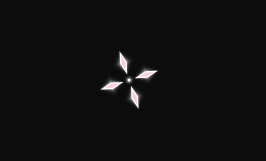
#> input picture assets/reference.png, 266 x 161 px
$ python fit_reference.py ../assets/reference.png
#> lines starting #> are read from the running program, lines starting #| are printed output that depends on the picture
#!/usr/bin/env python3
"""How the crosshair was cloned 1:1 from the reference screenshot.

The reference (assets/reference.png) shows four rhombus blades with a white
outline and a #FFC8D2 core, a white centre dot with a soft halo and a white
glow, on a #0C0C0C background, captured mid-spin.

1. A differentiable model of that look (blade rhombi + inner rhombi for the
   outline, a centre dot, a soft halo disc and two gaussian glow layers - one
   hugging the silhouette, one shaped like a fat diamond behind each blade) was
   fitted to every pixel with scipy least squares (`--fit`).
2. The fitted constants live in src/crosshair.cpp / src/crosshair.h.
3. This script renders the *production* C++ renderer at the reference pose and
   reports the per-pixel error (`python3 tools/fit_reference.py`).

Requires numpy, pillow (and scipy for --fit) plus a C++ compiler.
"""
import ctypes, os, subprocess, sys, tempfile
import numpy as np
from PIL import Image

ROOT = os.path.dirname(os.path.dirname(os.path.abspath(__file__)))
REF = os.path.join(ROOT, 'assets', 'reference.png')
X0, Y0, X1, Y1 = 88, 39, 170, 121          # crop around the crosshair
POSE = dict(cx=129.0753, cy=80.1311, angle=-0.3175)  # centre (px) and rotation (rad) in the screenshot
BG = 12

def load_ref():
    ref = np.array(Image.open(REF).convert('RGB')).astype(np.float64)
    return ref[Y0:Y1, X0:X1]
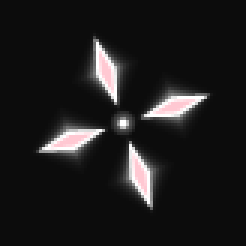
#> returned value: shape (82, 82, 3) float64 (shown 3 times larger); mean of channels 0, 1, 2 29, 28, 28.2; drawn as R, G, B

def production_render(H, W):
    lib_path = os.path.join(tempfile.gettempdir(), 'vortex_xh.so')
#> (the run stopped early here; a loop or call above may not have finished)
